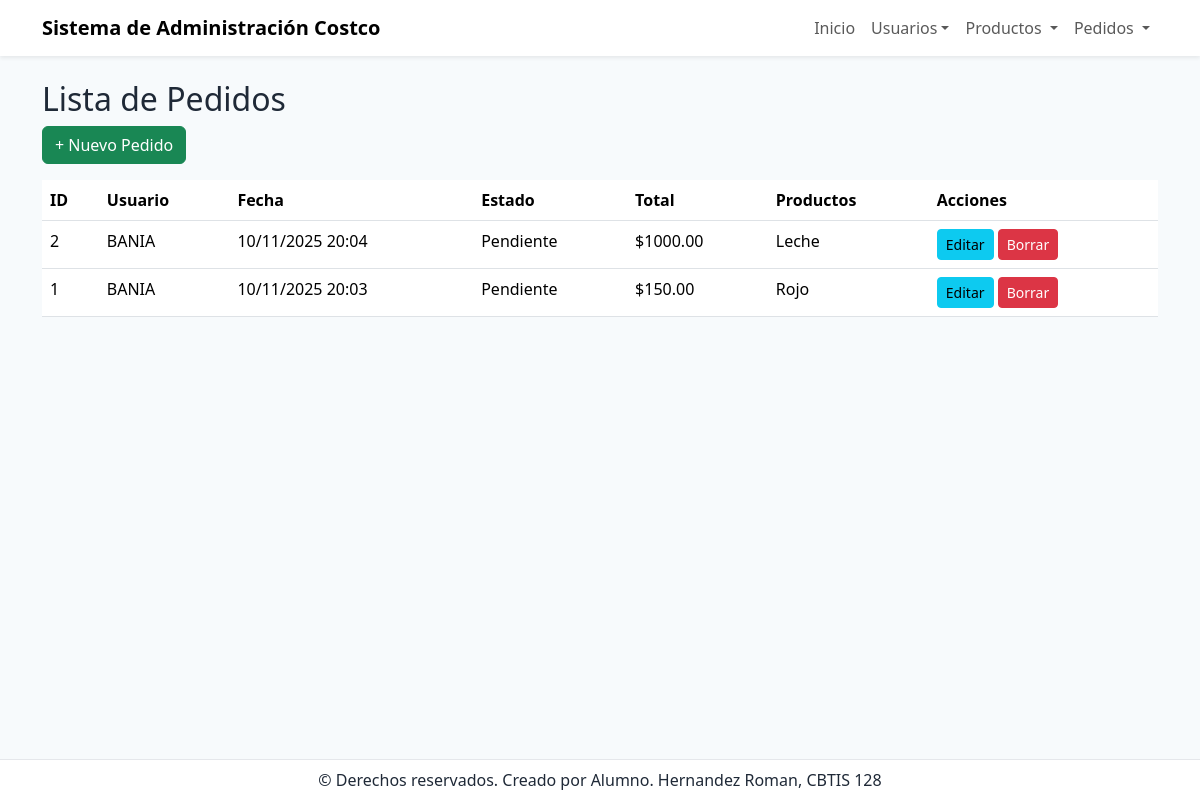
Page /pedidos/ on the committed database.
### app_Costco/models.py (models this page shows, shortened)
class Pedido(models.Model):
    usuario = models.ForeignKey(Usuario, on_delete=models.CASCADE, related_name='pedidos')
    fecha_pedido = models.DateTimeField(auto_now_add=True)
    estado_pedido = models.CharField(max_length=50, default='Pendiente')
    direccion_envio = models.TextField()
    total_pedido = models.DecimalField(max_digits=10, decimal_places=2, default=0.00)
    metodo_pago = models.CharField(max_length=50)
    fecha_entrega_estimada = models.DateField(blank=True, null=True)
    numero_seguimiento = models.CharField(max_length=100, blank=True, null=True)
    productos = models.ManyToManyField(Producto, related_name='pedidos')

class Usuario(models.Model):
    nombre_usuario = models.CharField(max_length=100, unique=True)
    email = models.EmailField(unique=True)
    nombre = models.CharField(max_length=100)
    apellido = models.CharField(max_length=100)
    direccion = models.TextField()
    telefono = models.CharField(max_length=20, blank=True, null=True)
    fecha_registro = models.DateTimeField(auto_now_add=True)

class Producto(models.Model):
    nombre = models.CharField(max_length=200)
    descripcion = models.TextField()
    precio = models.DecimalField(max_digits=10, decimal_places=2)
    stock = models.PositiveIntegerField(default=0)
    categoria = models.CharField(max_length=100, blank=True, null=True)
    codigo_barras = models.CharField(max_length=50, unique=True, blank=True, null=True)
    imagen_url = models.URLField(blank=True, null=True)  # Nuevo campo
    fecha_creacion = models.DateTimeField(auto_now_add=True)

### app_Costco/views.py (the view)
# urls.py: path('pedidos/', views.ver_pedido, name='ver_pedido'),
def ver_pedido(request):
    pedidos = Pedido.objects.all().order_by('-fecha_pedido')
    return render(request, 'pedido/ver_pedido.html', {'pedidos': pedidos})

### app_Costco/templates/pedido/ver_pedido.html
{% extends "base.html" %}
{% block content %}
<h2>Lista de Pedidos</h2>
<a class="btn btn-success mb-3" href="{% url 'agregar_pedido' %}">+ Nuevo Pedido</a>
<table class="table table-hover">
  <thead>
    <tr>
      <th>ID</th>
      <th>Usuario</th>
      <th>Fecha</th>
      <th>Estado</th>
      <th>Total</th>
      <th>Productos</th>
      <th>Acciones</th>
    </tr>
  </thead>
  <tbody>
    {% for p in pedidos %}
    <tr>
      <td>{{ p.id }}</td>
      <td>{{ p.usuario.nombre_usuario }}</td>
      <td>{{ p.fecha_pedido|date:"d/m/Y H:i" }}</td>
      <td>{{ p.estado_pedido }}</td>
      <td>${{ p.total_pedido }}</td>
      <td>
        {% for prod in p.productos.all %}
          {{ prod.nombre }}{% if not forloop.last %}, {% endif %}
        {% empty %}
          Sin productos
        {% endfor %}
      </td>
      <td>
        <a class="btn btn-sm btn-info" href="{% url 'actualizar_pedido' p.id %}">Editar</a>
        <a class="btn btn-sm btn-danger" href="{% url 'borrar_pedido' p.id %}">Borrar</a>
      </td>
    </tr>
    {% empty %}
    <tr><td colspan="7">No hay pedidos registrados.</td></tr>
    {% endfor %}
  </tbody>
</table>
{% endblock %}

### app_Costco/templates/base.html (shortened to what this page needs)
<!doctype html>
<html lang="es">
<head>
  <link href="https://cdn.jsdelivr.net/npm/bootstrap@5.3.2/dist/css/bootstrap.min.css" rel="stylesheet">
</head>
<body>
  {% include 'navbar.html' %}
  <main class="container py-4">
    {% block content %}{% endblock %}
  </main>
  {% include 'footer.html' %}
</body>
</html>

### app_Costco/templates/navbar.html (shortened to what this page needs)
<nav class="navbar navbar-expand-lg navbar-light bg-white shadow-sm">
    <div class="container">
      <a class="navbar-brand" href="{% url 'inicio_costco' %}">Sistema de Administración Costco</a>
      <div class="collapse navbar-collapse" id="navMenu">
        <ul class="navbar-nav ms-auto">
          <li class="nav-item"><a class="nav-link" href="{% url 'inicio_costco' %}">Inicio</a></li>
          <li class="nav-item dropdown">
            <a class="nav-link dropdown-toggle" href="#" role="button" data-bs-toggle="dropdown">Usuarios</a>
          </li>
          <li class="nav-item dropdown">
            <a class="nav-link dropdown-toggle" href="#" role="button" data-bs-toggle="dropdown">
              Productos
            </a>
          </li>
          <li class="nav-item dropdown">
            <a class="nav-link dropdown-toggle" href="#" role="button" data-bs-toggle="dropdown">
              Pedidos
            </a>
          </li>
        </ul>
      </div>
    </div>
  </nav>

### app_Costco/templates/footer.html
<footer>
    <div class="container">
      &copy; {{ now.year }} Derechos reservados. Creado por Alumno. Hernandez Roman, CBTIS 128
    </div>
  </footer>

### app_Costco/templates/base.html (style rules this page uses)
body { background: #f7fafc; color: #1f2937; }
.navbar-brand { font-weight: 700; }
footer { position: fixed; bottom: 0; left: 0; right: 0; background:#fff; border-top: 1px solid #e5e7eb; padding: .5rem 1rem; text-align:center; }
main { padding-bottom: 3.5rem; }

### rows in the picture
Pedido: id "2", usuario.nombre_usuario "BANIA", fecha_pedido "10/11/2025 20:04", estado_pedido "Pendiente", total_pedido "1000.00"
Producto: nombre "Leche"
Pedido: id "1", usuario.nombre_usuario "BANIA", fecha_pedido "10/11/2025 20:03", estado_pedido "Pendiente", total_pedido "150.00"
Producto: nombre "Rojo"
